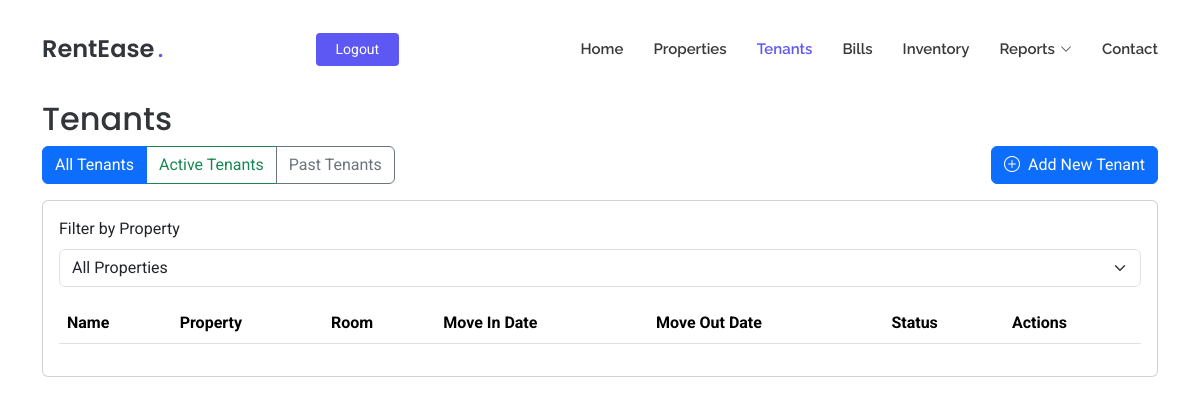
The page /list-tenants (signed in) on the database as committed earlier.
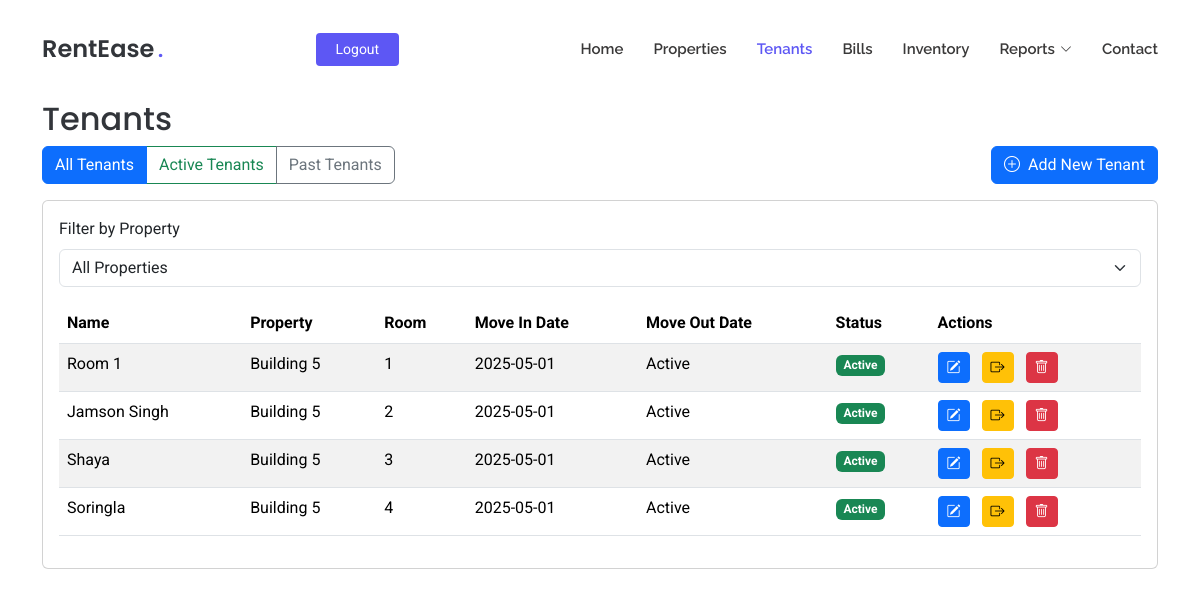
The same page on the database as committed later.
### tables this page shows
CREATE TABLE tenants
                 (id INTEGER PRIMARY KEY AUTOINCREMENT,
                  name TEXT NOT NULL,
                  property_id INTEGER NOT NULL,
                  room_id INTEGER NOT NULL,
                  phone_number TEXT NOT NULL,
                  move_in_date DATE NOT NULL,
                  police_verification TEXT, email TEXT, move_out_date DATE,
                  FOREIGN KEY (property_id) REFERENCES properties (id),
                  FOREIGN KEY (room_id) REFERENCES rooms (id));

CREATE TABLE properties
                 (id INTEGER PRIMARY KEY AUTOINCREMENT,
                  name TEXT NOT NULL,
                  address TEXT NOT NULL,
                  user_id INTEGER NOT NULL,
                  FOREIGN KEY (user_id) REFERENCES users (id));

CREATE TABLE rooms
                 (id INTEGER PRIMARY KEY AUTOINCREMENT,
                  property_id INTEGER NOT NULL,
                  room_config_id INTEGER NOT NULL,
                  room_number INTEGER NOT NULL, media_url TEXT, is_available BOOLEAN DEFAULT TRUE,
                  FOREIGN KEY (property_id) REFERENCES properties (id),
                  FOREIGN KEY (room_config_id) REFERENCES room_configurations (id));

### app/routes.py (the view)
@app.route('/list-tenants')
def list_tenants():
    if 'user_id' not in session:
        flash('Please login to access this page', 'warning')
        return redirect(url_for('login'))
    status_filter = request.args.get('status', 'all')  # 'all', 'active', or 'past'
    conn = get_db()
    c = conn.cursor()
    properties = c.execute('SELECT * FROM properties WHERE user_id = ?',
                         (session['user_id'],)).fetchall()
    formatted_properties = []
    for prop in properties:
        formatted_properties.append({
            'id': prop[0],
            'name': prop[1],
            'address': prop[2]
        })
    query = '''
        SELECT t.id, t.name, t.property_id, t.room_id, t.phone_number, t.email,
               t.move_in_date, t.move_out_date, t.police_verification,
               p.name as property_name,
               rc.room_type, rc.rent, rc.electricity_charge, rc.water_charge,
               r.room_number
        FROM tenants t
        JOIN properties p ON t.property_id = p.id
        JOIN rooms r ON t.room_id = r.id
        JOIN room_configurations rc ON r.room_config_id = rc.id
        WHERE p.user_id = ?
    '''
    if status_filter == 'active':
        query += ' AND t.move_out_date IS NULL'
    elif status_filter == 'past':
        query += ' AND t.move_out_date IS NOT NULL'
    query += ' ORDER BY t.move_in_date DESC'
    tenants = c.execute(query, (session['user_id'],)).fetchall()
    formatted_tenants = []
    for tenant in tenants:
        police_verification_url = None
        if tenant[8]:  # police_verification field
            try:
                _, police_verification_url = tenant[8].split('|')
            except:
                pass
        formatted_tenants.append({
            'id': tenant[0],
            'name': tenant[1],
            'property_id': tenant[2],
            'room_id': tenant[3],
            'phone_number': tenant[4],
            'email': tenant[5],
            'move_in_date': tenant[6],
            'move_out_date': tenant[7],
            'police_verification': police_verification_url,
            'property_name': tenant[9],
            'room_type': tenant[10],
            'rent': tenant[11],
            'electricity_charge': tenant[12],
            'water_charge': tenant[13],
            'room_number': tenant[14]
        })
    conn.close()
    return render_template('list_tenants.html',
                         properties=formatted_properties,
                         tenants=formatted_tenants,
                         status_filter=status_filter)

### app/routes.py (called while the page is built)
def get_db():
    conn = sqlite3.connect('rentease.db')
    conn.row_factory = sqlite3.Row
    return conn

### app/templates/list_tenants.html (shortened to what this page needs)
<!DOCTYPE html>
<html lang="en">
<head>
  <link href="{{ url_for('static', filename='assets/vendor/bootstrap/css/bootstrap.min.css') }}" rel="stylesheet">
  <link href="{{ url_for('static', filename='assets/vendor/bootstrap-icons/bootstrap-icons.css') }}" rel="stylesheet">
  <link href="{{ url_for('static', filename='assets/vendor/aos/aos.css') }}" rel="stylesheet">
  <link href="{{ url_for('static', filename='assets/css/main.css') }}" rel="stylesheet">
</head>
<body class="index-page">
  <header id="header" class="header d-flex align-items-center fixed-top">
    <div class="container position-relative d-flex align-items-center justify-content-between">
      <a href="{{ url_for('index') }}" class="logo d-flex align-items-center me-auto me-xl-0">
        <h1 class="sitename">RentEase</h1><span>.</span>
      </a>
      <nav id="navmenu" class="navmenu">
        <ul>
          <li><a href="{{ url_for('index') }}#hero">Home</a></li>
          <li><a href="{{ url_for('index') }}#properties">Properties</a></li>
          <li><a href="{{ url_for('list_tenants') }}" class="active">Tenants</a></li>
          <li><a href="{{ url_for('index') }}#bills">Bills</a></li>
          <li><a href="{{ url_for('index') }}#inventory">Inventory</a></li>
          <li class="dropdown">
            <a href="#"><span>Reports</span> <i class="bi bi-chevron-down toggle-dropdown"></i></a>
          </li>
          <li><a href="{{ url_for('index') }}#contact">Contact</a></li>
        </ul>
      </nav>
      {% if session.get('user_id') %}
        <a class="btn-getstarted" href="{{ url_for('logout') }}">Logout</a>
      {% else %}
        <a class="btn-getstarted me-1" href="{{ url_for('login') }}">Login</a>
        <a class="btn-getstarted" href="{{ url_for('register') }}">Register</a>
      {% endif %}
    </div>
  </header>
  <main class="main" style="margin-top: 100px;">
    <div class="container mt-4">
        <h2>Tenants</h2>
        <div class="d-flex justify-content-between align-items-center mb-3">
            <div class="btn-group" role="group">
                <a href="{{ url_for('list_tenants', status='all') }}"
                   class="btn btn-outline-primary {% if status_filter == 'all' %}active{% endif %}">
                    All Tenants
                </a>
                <a href="{{ url_for('list_tenants', status='active') }}"
                   class="btn btn-outline-success {% if status_filter == 'active' %}active{% endif %}">
                    Active Tenants
                </a>
                <a href="{{ url_for('list_tenants', status='past') }}"
                   class="btn btn-outline-secondary {% if status_filter == 'past' %}active{% endif %}">
                    Past Tenants
                </a>
            </div>
            <a href="{{ url_for('add_tenant') }}" class="btn btn-primary">
                <i class="bi bi-plus-circle me-2"></i>Add New Tenant
            </a>
        </div>
        <div class="card">
          <div class="card-body">
            <div class="mb-3">
              <label for="propertyFilter" class="form-label">Filter by Property</label>
              <select class="form-select" id="propertyFilter">
                <option value="">All Properties</option>
              </select>
            </div>
            <div class="table-responsive">
              <table class="table table-striped">
                <thead>
                  <tr>
                    <th>Name</th>
                    <th>Property</th>
                    <th>Room</th>
                    <th>Move In Date</th>
                    <th>Move Out Date</th>
                    <th>Status</th>
                    <th>Actions</th>
                  </tr>
                </thead>
                <tbody>
                  {% for tenant in tenants %}
                  <tr data-property-id="{{ tenant.property_id|string }}">
                    <td>{{ tenant.name }}</td>
                    <td>{{ tenant.property_name }}</td>
                    <td>{{ tenant.room_number }}</td>
                    <td>{{ tenant.move_in_date }}</td>
                    <td>{{ tenant.move_out_date or 'Active' }}</td>
                    <td>
                      {% if not tenant.move_out_date %}
                        <span class="badge bg-success">Active</span>
                      {% else %}
                        <span class="badge bg-secondary">Past Tenant</span>
                      {% endif %}
                    </td>
                    <td>
                      <a href="{{ url_for('edit_tenant', tenant_id=tenant.id) }}" class="btn btn-sm btn-primary me-2" data-bs-toggle="tooltip" data-bs-placement="top" title="Edit Tenant">
                        <i class="bi bi-pencil-square"></i>
                      </a>
                      {% if not tenant.move_out_date %}
                        <button type="button" class="btn btn-sm btn-warning me-2" data-bs-toggle="modal" data-bs-target="#moveOutModal{{ tenant.id }}" data-tooltip-title="Move Out Tenant">
                          <i class="bi bi-box-arrow-right"></i>
                        </button>
                      {% endif %}
                      <button type="button" class="btn btn-sm btn-danger" data-bs-toggle="modal" data-bs-target="#deleteModal{{ tenant.id }}" data-tooltip-title="Delete Tenant">
                        <i class="bi bi-trash"></i>
                      </button>
                    </td>
                  </tr>
                  {% endfor %}
                </tbody>
              </table>
            </div>
          </div>
        </div>
    </div>
  </main>
</body>
</html>

### app/static/assets/css/main.css (style rules this page uses)
:root { --default-font: "Roboto", system-ui, -apple-system, "Segoe UI", Roboto, "Helvetica Neue", Arial, "Noto Sans", "Liberation Sans", sans-serif, "Apple Color Emoji", "Segoe UI Emoji", "Segoe UI Symbol", "Noto Color Emoji"; --heading-font: "Poppins", sans-serif; --nav-font: "Raleway", sans-serif; }
:root { --background-color: #ffffff; --default-color: #212529; --heading-color: #32353a; --accent-color: #5d57f4; --surface-color: #ffffff; --contrast-color: #ffffff; }
:root { --nav-color: #3a3939; --nav-hover-color: #5d57f4; --nav-mobile-background-color: #ffffff; --nav-dropdown-background-color: #ffffff; --nav-dropdown-color: #3a3939; --nav-dropdown-hover-color: #5d57f4; }
:root { scroll-behavior: smooth; }
body { color: var(--default-color); background-color: var(--background-color); font-family: var(--default-font); }
a { color: var(--accent-color); text-decoration: none; transition: 0.3s; }
h1, h2, h3, h4, h5, h6 { color: var(--heading-color); font-family: var(--heading-font); }
.header { --background-color: rgba(255, 255, 255, 0); color: var(--default-color); background-color: var(--background-color); padding: 20px 0; transition: all 0.5s; z-index: 997; }
.header .logo { line-height: 1; }
.header .logo h1 { font-size: 24px; margin: 0; font-weight: 600; color: var(--heading-color); }
.header .logo span { color: var(--accent-color); font-size: 24px; font-weight: 600; padding-left: 3px; }
.header .btn-getstarted, .header .btn-getstarted:focus { color: var(--contrast-color); background: var(--accent-color); font-size: 14px; padding: 8px 26px; margin: 0; border-radius: 4px; transition: 0.3s; }
@media (max-width: 1200px) { .header .logo { order: 1; } }
@media (max-width: 1200px) { .header .btn-getstarted { order: 2; margin: 0 15px 0 0; padding: 6px 20px; } }
@media (max-width: 1200px) { .header .navmenu { order: 3; } }
@media (min-width: 1200px) { .navmenu { padding: 0; } }
@media (min-width: 1200px) { .navmenu ul { margin: 0; padding: 0; display: flex; list-style: none; align-items: center; } }
@media (min-width: 1200px) { .navmenu li { position: relative; } }
@media (min-width: 1200px) { .navmenu a, .navmenu a:focus { color: var(--nav-color); padding: 18px 15px; font-size: 15px; font-family: var(--nav-font); font-weight: 600; display: flex; align-items: center; justify-content: space-between; white-space: nowrap; transition: 0.3s; } }
@media (min-width: 1200px) { .navmenu a i, .navmenu a:focus i { font-size: 12px; line-height: 0; margin-left: 5px; transition: 0.3s; } }
@media (min-width: 1200px) { .navmenu li:last-child a { padding-right: 0; } }
@media (min-width: 1200px) { .navmenu li:hover>a, .navmenu .active, .navmenu .active:focus { color: var(--nav-hover-color); } }

Rows that differ between the two databases and show on the page:
added tenants: name "Room 1", property_name "Building 5", room_number "1", move_in_date "2025-05-01", move_out_date "Active"
added tenants: name "Jamson Singh", property_name "Building 5", room_number "2", move_in_date "2025-05-01", move_out_date "Active"
added tenants: name "Shaya", property_name "Building 5", room_number "3", move_in_date "2025-05-01", move_out_date "Active"
added tenants: name "Soringla", property_name "Building 5", room_number "4", move_in_date "2025-05-01", move_out_date "Active"
